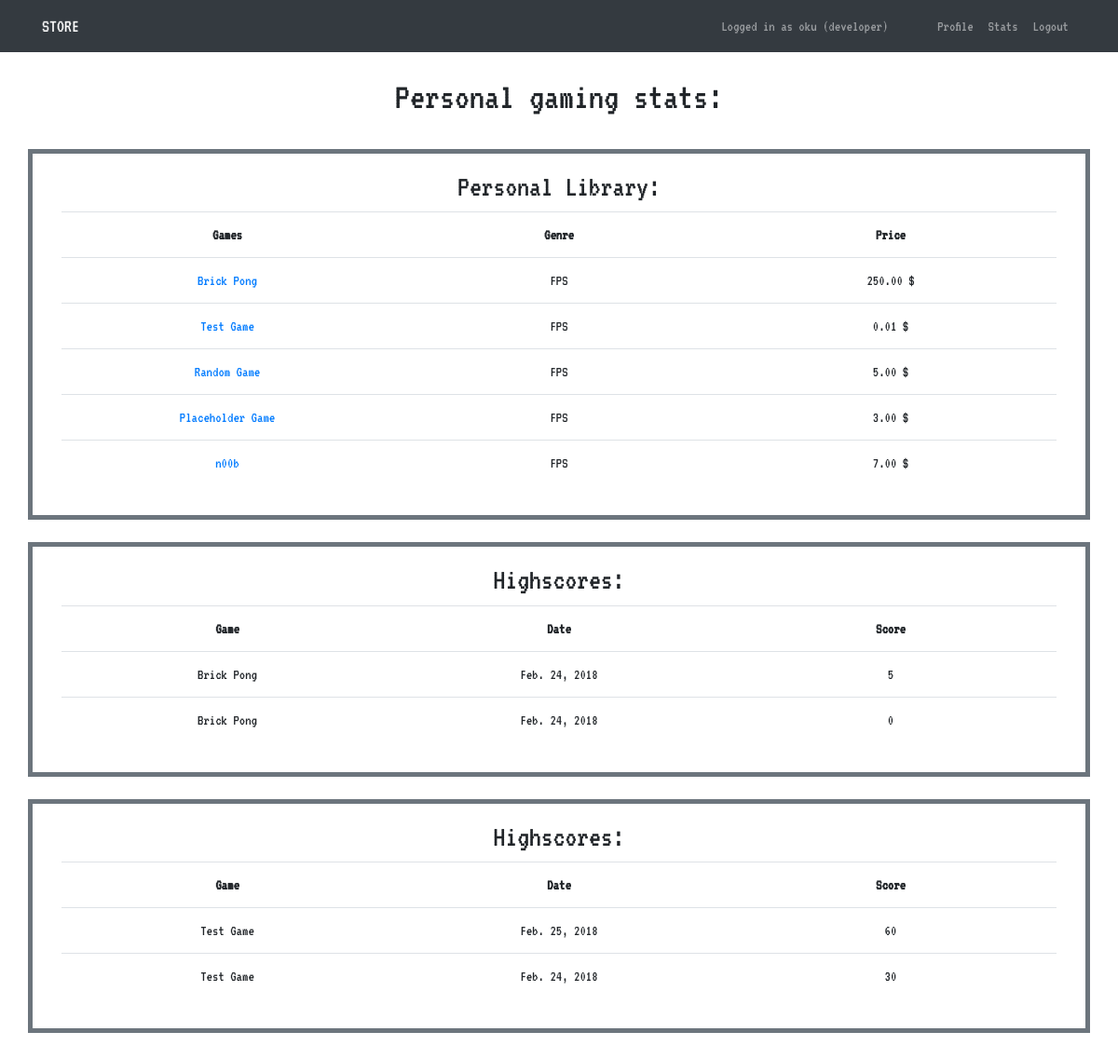
/play/ (signed in), run on the app's committed database.
### accounts/models.py (models this page shows, shortened)
class User(AbstractBaseUser):
    username = models.CharField(
        max_length=120,
        unique=True,
        validators=[
            RegexValidator(
                regex = USERNAME_REGEX,
                message = 'Username must be alphanumeric or contain any of the following ". @ + -"',
                code = 'invalid username',
            )
        ],
    )
    email = models.EmailField(
        verbose_name='email address',
        max_length=255,
        unique=True,
    )
    is_active = models.BooleanField(default=True)
    is_staff = models.BooleanField(default=False)
    is_admin = models.BooleanField(default=False)
    is_developer = models.BooleanField(default=False)
    my_games = models.ManyToManyField(Game, blank=True)
    games_sold = models.PositiveIntegerField(blank=True, null=True)
    objects = UserManager()
    USERNAME_FIELD = 'username'
    REQUIRED_FIELDS = ['email']
    def __str__(self):
        return self.username

### store/models.py (models this page shows, shortened)
class Game(models.Model):
    name = models.CharField(max_length=50, unique=True)
    slug = models.SlugField(allow_unicode=True, unique=True)
    developer = models.ForeignKey(User, related_name='game_developed_by', null=True)
    owners = models.ManyToManyField(User, related_name='game_owned_by')
    genre = models.ForeignKey(Genre, related_name='game_genre')
    description = models.TextField(blank=True, default='')
    coverpicture = models.ImageField(upload_to='cover_pics', blank=True)
    url = models.URLField(null=False, blank=False, unique=True)
    price = models.DecimalField(null=False, blank=False, max_digits=5,
                                decimal_places=2,validators=[MinValueValidator(Decimal('0.00'))])
    def __str__(self):
        return self.name

class Genre(models.Model):
    id = models.AutoField(primary_key=True)
    name = models.CharField(max_length=50, unique=True)
    def __str__(self):
        return str(self.name)
    class Meta:
        ordering = ['name']

### play/models.py (models this page shows)
class Score(models.Model):
    game = models.ForeignKey(Game, related_name="high_scores")
    player = models.ForeignKey(User, related_name="user_scores")
    score = models.PositiveIntegerField()
    date = models.DateField(auto_now_add=True, null=True)
    def __str__(self):
        return self.game.name + ", " + str(self.score)
    class Meta:
        ordering = ['score']

### play/views.py (the view)
class PlayTemplateView(LoginRequiredMixin, UserPassesTestMixin, generic.TemplateView):
    template_name = 'play/play.html'
    def test_func(self):
        return True
    def get_context_data(self, *args, **kwargs):
        user=self.request.user
        personal_scores = user.user_scores.all().order_by('game')
        if personal_scores.exists():
            personal_scores_by_game_list = []
            personal_scores_per_game = []
            previous_game = [personal_scores.first().game]
            for score in personal_scores:
                if score.game == previous_game[0]:
                    personal_scores_per_game.append(score)
                elif score.game != previous_game[0]:
                    sorted_scores = sorted(personal_scores_per_game, key=lambda score: -score.score)
                    personal_scores_by_game_list.append(sorted_scores)
                    personal_scores_per_game=[]
                    previous_game[0]=score.game
            sorted_scores=sorted(personal_scores_per_game, key=lambda score: -score.score)
            personal_scores_by_game_list.append(sorted_scores)
        else:
            personal_scores_by_game_list = []
        games=self.request.user.my_games.all()
        context = super(PlayTemplateView, self).get_context_data(*args, **kwargs)
        context['user']=user
        context['games']=games
        context['personalscores']=personal_scores_by_game_list
        print(context)
        return context

### play/templates/play/play.html (shortened to what this page needs)
{% extends "base.html" %}
{% load staticfiles %}
{% block content %}
<div class="container">
  <div class="d-flex justify-content-center mx-auto">
    <h1>Personal gaming stats:</h1>
  </div>
</div>
<br>
<div class="container" style="border:5px solid #6c757d;">
  <div class="d-flex flex-column">
    <div class="p-3">
      <div class ="panel-group">
        <div class = "panel panel-default">
          <h2 class="text-center"> Personal Library: </h2>
          <div class="table-responsive">
            <table class ="table">
              <tr class="text-center">
                <th> Games </th>
                <th> Genre </th>
                <th> Price </th>
              </tr>
              {% for game in games  %}
              <tr class="text-center">
                <td style="width:33%;"> <a href="{% url 'store:gamedetail' slug=game.slug %}"> {{ game.name }} </a> </td>
                <td style="width:33%;">{{ game.genre }} </td>
                <td style="width:33%;">{{ game.price }} $ </td>
              </tr>
              {% empty %}
              <p class="text-center">No games in your library. Purchase some <a href="{% url 'home' %}"> here!</a></p>
              {% endfor %}
            </table>
          </div>
        </div>
      </div>
    </div>
  </div>
</div>
{% for scorelist in personalscores %}
<br>
<div class="container" style="border:5px solid #6c757d;">
  <div class="d-flex flex-column">
    <div class="p-3">
      <div class ="panel-group">
        <div class = "panel panel-default">
          <h2 class="text-center">Highscores:</h2>
          <div class="table-responsive">
            <table class ="table">
              <tr class="text-center">
                <th> Game </th>
                <th> Date </th>
                <th> Score </th>
              </tr>
              {% for score in scorelist|slice:":5" %}
                <tr class="text-center">
                  <td style="width:33%;">{{ score.game }} </td>
                  <td style="width:33%;">{{ score.date }} </td>
                  <td style="width:33%;">{{ score.score }} </td>
                </tr>
              {% endfor %}
            </table>
          </div>
        </div>
      </div>
    </div>
  </div>
</div>
{% endfor %}
<br><br>
{% endblock content %}

### templates/base.html (shortened to what this page needs)
<!DOCTYPE html>
{% load staticfiles %}
<html>
  <head>
    <link rel="stylesheet" href="https://maxcdn.bootstrapcdn.com/bootstrap/4.0.0/css/bootstrap.min.css">
    <link rel="stylesheet" href="{% static "/css/master.css" %}">
  </head>
  <body>
    <nav class="navbar mynav navbar-expand-lg navbar-dark bg-dark navbar-static-top" role='navigation' id='navbar'>
      <div class="container">
        <a class="navbar-brand mynav" href="{% url 'home' %}">STORE</a>
        <ul class="nav navbar-nav navbar-right">
          {% if user.is_authenticated %}
            {% if user.is_developer %}
              <span class="navbar-text"> Logged in as {{user.username}} (developer) &nbsp;&nbsp;&nbsp;&nbsp;&nbsp;&nbsp;</span>
            {% else %}
              <span class="navbar-text"> Logged in as {{user.username}} &nbsp;&nbsp;&nbsp;&nbsp;&nbsp;&nbsp;</span>
            {% endif %}
            <li class="nav-item"><a a class="nav-link" href="{% url 'store:profile' username=user.username %}">Profile</a></li>
            <li class="nav-item"><a a class="nav-link" href="{% url 'play:play' %}">Stats</a></li>
            <li class="nav-item"><a a class="nav-link" href="{% url 'accounts:logout' %}">Logout</a></li>
          {% else %}
            <span class="navbar-text">You haven't logged in! &nbsp;&nbsp;&nbsp;&nbsp;&nbsp;&nbsp;</span>
            <li class="nav-item"><a a class="nav-link" href="{% url 'accounts:login' %}">Login</a></li>
            <li class="nav-item"><a a class="nav-link" href="{% url 'accounts:signup' %}">Sign Up</a></li>
          {% endif %}
        </ul>
      </div>
    </nav>
    <br>
    {% block content %}
    {% endblock content %}
  </body>
</html>

### static/css/master.css (style rules this page uses)
html, body { font-family: 'VT323', monospace; background-color: #fff; }

### data on the page
User: username "oku"
Game: name "Brick Pong", genre "FPS", price "250.00"
Game: name "Test Game", genre "FPS", price "0.01"
Game: name "Random Game", genre "FPS", price "5.00"
Game: name "Placeholder Game", genre "FPS", price "3.00"
Game: name "n00b", genre "FPS", price "7.00"
Score: game "Brick Pong", date "Feb. 24, 2018", score "5"
Score: game "Brick Pong", date "Feb. 24, 2018", score "0"
Score: game "Test Game", date "Feb. 25, 2018", score "60"
Score: game "Test Game", date "Feb. 24, 2018", score "30"
